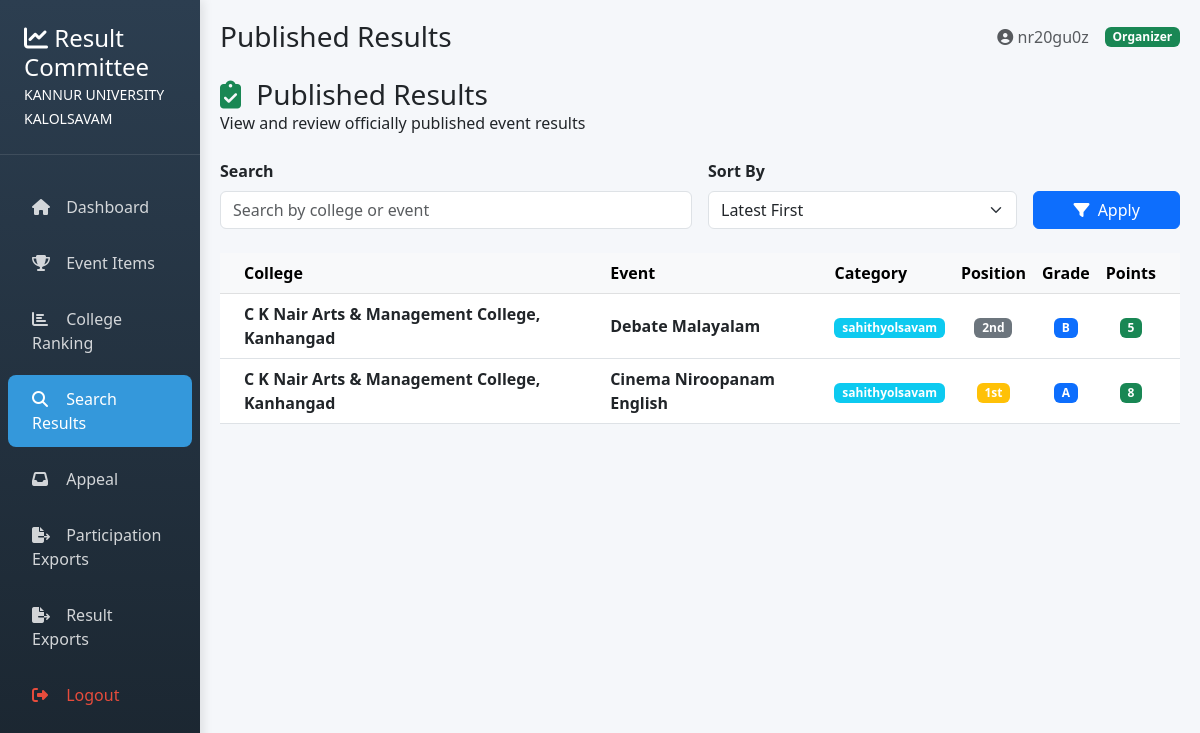
/organizer/student-results/ (signed in), run on an earlier commit of the app's database.
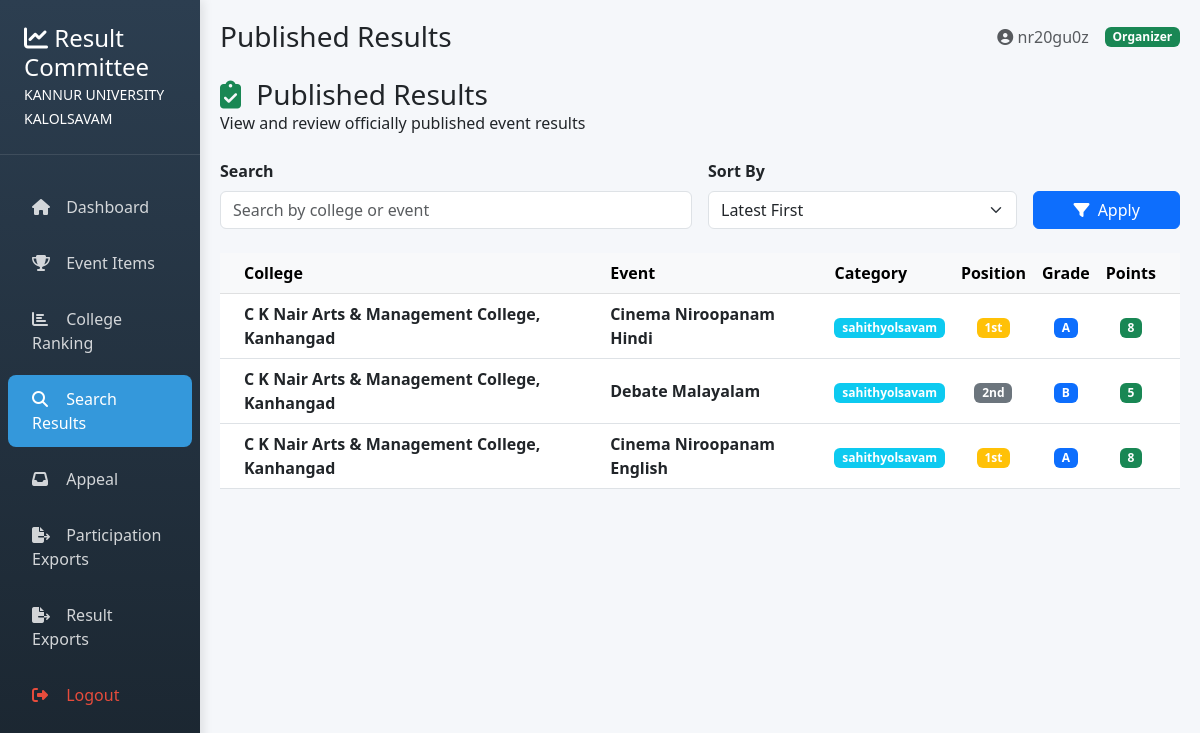
And on a later commit of the database.
### accounts/models.py (models this page shows, shortened)
class Result(models.Model):
    POSITION_CHOICES = [
        (1, "1st"),
        (2, "2nd"),
        (3, "3rd"),
    ]
    GRADE_CHOICES = [
        ("A", "A"),
        ("B", "B"),
        ("C", "C"),
        ("D", "D"),
        ("E", "E"),
    ]
    item = models.ForeignKey(Item, on_delete=models.CASCADE, related_name="results")
    team = models.ForeignKey(Team, on_delete=models.CASCADE, related_name="results")
    position = models.PositiveSmallIntegerField(choices=POSITION_CHOICES)
    grade = models.CharField(max_length=1, choices=GRADE_CHOICES, default="E")
    points = models.IntegerField(default=0)
    is_deleted = models.BooleanField(default=False)
    created_at = models.DateTimeField(default=now)
    class Meta:
        unique_together = ("item", "team")
        ordering = ["position", "-points"]

class Team(models.Model):
    college = models.ForeignKey(College, on_delete=models.CASCADE)
    item = models.ForeignKey(Item, on_delete=models.CASCADE)
    category = models.CharField(max_length=255)
    students = models.ManyToManyField(Student)
    created_at = models.DateTimeField(auto_now_add=True)

class College(models.Model):
    user = models.ForeignKey(   # 🔥 TEMP: NOT OneToOne
        settings.AUTH_USER_MODEL,
        on_delete=models.CASCADE,
        null=True,
        blank=True,
        related_name="colleges"
    )
    college_name = models.CharField(max_length=255)
    district = models.CharField(max_length=255)

class Item(models.Model):
    name = models.CharField(max_length=255)
    numbers = models.PositiveIntegerField()
    category = models.CharField(max_length=255)
    max_participants = models.PositiveIntegerField(default=1)
    item_type = models.CharField(max_length=10, choices=[("single","single"),("group","group")])  # ← added

### accounts/views.py (the view)
# urls.py: path("organizer/student-results/", views.organizer_student_results, name="organizer_student_results"),
@never_cache
@login_required
def organizer_student_results(request):
    query = request.GET.get("q", "")
    sort_by = request.GET.get("sort", "latest")
    results = Result.objects.filter(is_deleted=False).select_related(
        "item", "team__college"
    )
    if query:
        results = results.filter(
            Q(team__college__college_name__icontains=query) |
            Q(item__name__icontains=query)
        )
    if sort_by == "category":
        results = results.order_by("item__category", "item__name")
    elif sort_by == "college":
        results = results.order_by("team__college__college_name")
    elif sort_by == "student":
        results = results.order_by("team__name")  # change if needed
    else:  # latest
        results = results.order_by("-created_at")
    return render(request, "organizer/student_results.html", {
        "results": results,
        "query": query,
        "sort_by": sort_by,
    })

### accounts/context_processors.py (called while the page is built)
def site_settings(request):
    return {
        "setting": SiteSetting.objects.first()
    }

### accounts/templates/organizer/student_results.html (shortened to what this page needs)
{% extends "organizer/base.html" %}
{% block page_title %}Published Results{% endblock %}
{% block content %}
<div class="dashboard-card mb-4">
    <div class="card-header">
        <h3 class="card-title">
            <i class="fas fa-clipboard-check text-success me-2"></i>
            Published Results
        </h3>
        <p class="card-subtitle">
            View and review officially published event results
        </p>
    </div>
</div>
<div class="dashboard-card mb-4">
    <div class="card-body">
        <form method="get" class="row g-3 align-items-end">
            <div class="col-md-6">
                <label class="form-label fw-semibold">Search</label>
                <input type="text"
                       name="q"
                       value="{{ query }}"
                       class="form-control"
                       placeholder="Search by college or event">
            </div>
            <div class="col-md-4">
                <label class="form-label fw-semibold">Sort By</label>
                <select name="sort" class="form-select">
                    <option value="latest" {% if sort_by == "latest" %}selected{% endif %}>
                        Latest First
                    </option>
                </select>
            </div>
            <div class="col-md-2 d-grid">
                <button class="btn btn-primary">
                    <i class="fas fa-filter me-1"></i> Apply
                </button>
            </div>
        </form>
    </div>
</div>
<div class="dashboard-card">
    <div class="card-body p-0">
        <div class="table-responsive">
            <table class="table table-hover align-middle mb-0">
                <thead class="table-light">
                    <tr>
                        <th class="ps-4">College</th>
                        <th>Event</th>
                        <th>Category</th>
                        <th class="text-center">Position</th>
                        <th class="text-center">Grade</th>
                        <th class="text-center pe-4">Points</th>
                    </tr>
                </thead>
                <tbody>
                {% for r in results %}
                    <tr>
                        <td class="ps-4 fw-semibold">
                            {{ r.team.college.college_name }}
                        </td>
                        <td>
                            <strong>{{ r.item.name }}</strong>
                        </td>
                        <td>
                            <span class="badge bg-info">
                                {{ r.item.category|default:"General" }}
                            </span>
                        </td>
                        <td class="text-center">
                            <span class="badge
                                {% if r.position == 1 %}bg-warning
                                {% elif r.position == 2 %}bg-secondary
                                {% elif r.position == 3 %}bg-info
                                {% else %}bg-light text-dark{% endif %}">
                                {{ r.get_position_display }}
                            </span>
                        </td>
                        <td class="text-center">
                            <span class="badge bg-primary">
                                {{ r.grade|default:"—" }}
                            </span>
                        </td>
                        <td class="text-center pe-4">
                            <span class="badge bg-success">
                                {{ r.points }}
                            </span>
                        </td>
                    </tr>
                {% endfor %}
                </tbody>
            </table>
        </div>
    </div>
</div>
{% endblock %}

What changed in the data, as far as the page shows it:
added Result: team.college.college_name "C K Nair Arts & Management College, Kanhangad", item.name "Cinema Niroopanam Hindi", item.category "sahithyolsavam", position "1st", grade "A", points "8"
